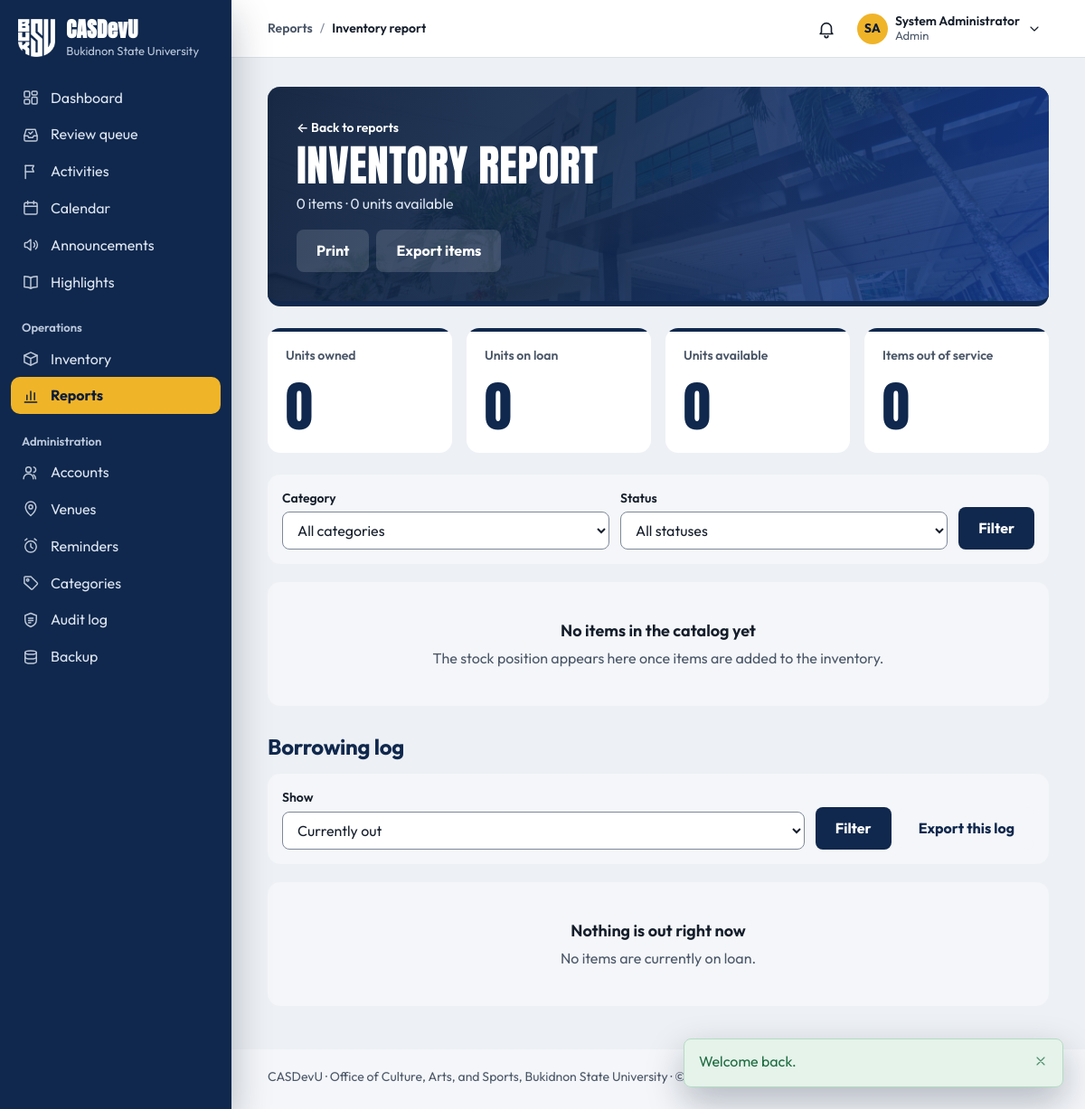
Screenshot of /reports/inventory.php (signed in) with the database file from the repository.
### tables this page shows
CREATE TABLE settings (
    setting_key     VARCHAR(80) PRIMARY KEY,
    setting_value   TEXT NULL,
    description     VARCHAR(255) NULL,
    updated_at      TIMESTAMP NOT NULL DEFAULT CURRENT_TIMESTAMP
                        ON UPDATE CURRENT_TIMESTAMP
);

CREATE TABLE users (
    user_id         INT UNSIGNED AUTO_INCREMENT PRIMARY KEY,
    role_id         TINYINT UNSIGNED NOT NULL,

     
    email           VARCHAR(150) NOT NULL UNIQUE,    
    password_hash   VARCHAR(255) NOT NULL,           
     
    student_number  VARCHAR(30)  NULL UNIQUE,        
    first_name      VARCHAR(80)  NOT NULL,
    middle_name     VARCHAR(80)  NULL,
    last_name       VARCHAR(80)  NOT NULL,
    sex             ENUM('male','female','other') NULL,
    birth_date      DATE         NULL,
    contact_number  VARCHAR(30)  NULL,
    photo_path      VARCHAR(255) NULL,
    id_front_path   VARCHAR(255) NULL,               
    id_back_path    VARCHAR(255) NULL,               

     
    course_id       INT UNSIGNED     NULL,
    year_level_id   TINYINT UNSIGNED NULL,
    section         VARCHAR(20)      NULL,
     
    connection_note VARCHAR(500)     NULL,

     
    status          ENUM('pending','active','inactive','suspended')
                        NOT NULL DEFAULT 'pending',
    last_login_at   DATETIME NULL,
    created_at      TIMESTAMP NOT NULL DEFAULT CURRENT_TIMESTAMP,
    updated_at      TIMESTAMP NOT NULL DEFAULT CURRENT_TIMESTAMP
                        ON UPDATE CURRENT_TIMESTAMP,

    CONSTRAINT fk_users_role       FOREIGN KEY (role_id)       REFERENCES roles(role_id),
    CONSTRAINT fk_users_course     FOREIGN KEY (course_id)     REFERENCES courses(course_id)
                                       ON DELETE SET NULL,
    CONSTRAINT fk_users_year_level FOREIGN KEY (year_level_id) REFERENCES year_levels(year_level_id)
                                       ON DELETE SET NULL,

    INDEX idx_users_role   (role_id),
    INDEX idx_users_status (status),
    INDEX idx_users_name   (last_name, first_name)
);

### public/reports/inventory.php (the view, shortened to what the rows shown need)
<?php
require_once __DIR__ . '/../../includes/bootstrap.php';
require_role(['staff', 'admin']);
$pageTitle = 'Inventory report';
require __DIR__ . '/../../includes/layout/header.php';
?>
<div class="page-head">
    <div>
        <h1>Inventory report</h1>
    </div>
</div>
<h2 class="section-title">Borrowing log</h2>
<?php require __DIR__ . '/../../includes/layout/footer.php'; ?>

### includes/layout/header.php (shortened to what the rows shown need)
<?php
$user         = current_user();
$role         = current_role();
$unreadCount  = $user ? unread_essential_count((int) $user['user_id']) : 0;
$attentionItems = $user ? attention_items() : [];
$reviewCount  = $user && can_review() ? review_counts()['total'] : 0;
$currentFile  = basename($_SERVER['SCRIPT_NAME']);
$currentDir   = basename(dirname($_SERVER['SCRIPT_NAME']));
$isStudent    = $role === 'student';
$navSection = match (true) {
    in_array($currentDir, ['public', ''], true) && $currentFile === 'index.php'   => 'dashboard',
    in_array($currentDir, ['public', ''], true) && $currentFile === 'review.php'  => 'review',
    $currentFile === 'notifications.php'                        => 'notifications',
    $currentFile === 'profile.php'                              => 'profile',
    $currentFile === 'settings.php'                             => 'settings',
    $currentFile === 'calendar.php'                             => 'calendar',
    $currentDir === 'invitations' && $role === 'guest'           => 'calendar',
    $currentDir === 'activities'                                => 'activities',
    $currentDir === 'announcements'                             => 'announcements',
    $currentDir === 'highlights'                                => 'highlights',
    $currentDir === 'inventory' && $isStudent && in_array($currentFile, ['reservations.php', 'borrow.php'], true) => 'borrow-requests',
    $currentDir === 'inventory'                                 => 'inventory',
    $currentDir === 'reports'                                   => 'reports',
    $currentDir === 'admin'                                     => pathinfo($currentFile, PATHINFO_FILENAME),
    $currentDir === 'requirements' && $isStudent                => 'activities',
    $currentDir === 'participation' && $isStudent               => 'my-activities',
    $currentDir === 'participation' || $currentDir === 'requirements' => 'activities',
    default                                                     => '',
};
$sections = [
    'dashboard'       => ['Dashboard', 'index.php'],
    'review'          => ['Review queue', 'review.php'],
    'notifications'   => ['Notifications', 'notifications.php'],
    'profile'         => ['My profile', 'profile.php'],
    'settings'        => ['Settings', 'settings.php'],
    'calendar'        => ['Calendar', 'activities/calendar.php'],
    'activities'      => ['Activities', 'activities/index.php'],
    'announcements'   => ['Announcements', 'announcements/index.php'],
    'highlights'      => ['Highlights', 'highlights/index.php'],
    'inventory'       => [$isStudent ? 'Costumes & equipment' : 'Inventory', 'inventory/index.php'],
    'reports'         => ['Reports', 'reports/index.php'],
    'my-activities'   => ['My activities', 'participation/my-activities.php'],
    'borrow-requests' => ['My borrow requests', 'inventory/reservations.php'],
    'users'           => ['Accounts', 'admin/users.php'],
    'venues'          => ['Venues', 'admin/venues.php'],
    'reminders'       => ['Reminders', 'admin/reminders.php'],
    'categories'      => ['Categories', 'admin/categories.php'],
    'audit'           => ['Audit log', 'admin/audit.php'],
    'backup'          => ['Backup', 'admin/backup.php'],
];
function nav_link(string $section, string $href, string $label, string $navSection, int $count = 0, string $countLabel = 'waiting'): string
{
    $current = $section === $navSection ? ' aria-current="page"' : '';
    $badge   = $count > 0
        ? '<span class="nav-count" aria-label="' . $count . ' ' . e($countLabel) . '">' . ($count > 99 ? '99+' : $count) . '</span>'
        : '';
    return '<a class="nav-link" href="' . e(url($href)) . '"' . $current . '>'
         . icon($section === 'inventory' && current_role() === 'student' ? 'equipment' : $section, 'nav-icon')
         . '<span class="nav-label">' . e($label) . '</span>' . $badge . '</a>';
}
$initials = $user
    ? strtoupper(mb_substr((string) $user['first_name'], 0, 1) . mb_substr((string) $user['last_name'], 0, 1))
    : '';
?>
<!DOCTYPE html>
<html lang="en">
<head>
    <link rel="stylesheet" href="<?= asset('css/style.css') ?>">
</head>
<body>
<div class="app<?= $user ? '' : ' app-public' ?>">
<?php if ($user): ?>
    <aside class="sidebar" id="sidebar" aria-label="Main navigation">
        <div class="sidebar-brand">
            <a class="brand" href="<?= url('index.php') ?>">
                <img class="brand-logo" src="<?= asset('img/buksu-logo-white.png') ?>" alt="" width="126" height="128">
                <span class="brand-text">
                    <span class="brand-mark"><?= e(APP_NAME) ?></span>
                    <span class="brand-sub"><?= e(university_name()) ?></span>
                </span>
            </a>
        </div>
        <nav class="sidebar-nav" aria-label="Sections">
            <div class="nav-group">
                <?= nav_link('dashboard', 'index.php', 'Dashboard', $navSection) ?>
                <?php if ($isStudent): ?>
                    <?= nav_link('my-activities', 'participation/my-activities.php', 'My activities', $navSection) ?>
                <?php elseif (can_review()): ?>
                    <?= nav_link('review', 'review.php', 'Review queue', $navSection, $reviewCount, 'waiting for review') ?>
                <?php endif; ?>
                <?= nav_link('activities', 'activities/index.php', 'Activities', $navSection) ?>
                <?= nav_link('calendar', 'activities/calendar.php', 'Calendar', $navSection) ?>
                <?= nav_link('announcements', 'announcements/index.php', 'Announcements', $navSection) ?>
                <?= nav_link('highlights', 'highlights/index.php', 'Highlights', $navSection) ?>
            </div>
            <?php if (has_role('staff', 'admin', 'coordinator')): ?>
                <div class="nav-group">
                    <p class="nav-group-title">Operations</p>
                    <?= nav_link('inventory', 'inventory/index.php', 'Inventory', $navSection) ?>
                    <?= nav_link('reports', 'reports/index.php', 'Reports', $navSection) ?>
                </div>
            <?php endif; ?>
            <?php if (has_role('staff', 'admin')): ?>
                <div class="nav-group">
                    <p class="nav-group-title">Administration</p>
                    <?= nav_link('users', 'admin/users.php', 'Accounts', $navSection) ?>
                    <?= nav_link('venues', 'admin/venues.php', 'Venues', $navSection) ?>
                    <?= nav_link('reminders', 'admin/reminders.php', 'Reminders', $navSection) ?>
                    <?php if (has_role('admin')): ?>
                        <?= nav_link('categories', 'admin/categories.php', 'Categories', $navSection) ?>
                        <?= nav_link('audit', 'admin/audit.php', 'Audit log', $navSection) ?>
                        <?= nav_link('backup', 'admin/backup.php', 'Backup', $navSection) ?>
                    <?php endif; ?>
                </div>
            <?php endif; ?>
        </nav>
    </aside>
<?php endif; ?>
<div class="main">
<?php if ($user): ?>
    <?php
    [$sectionLabel, $sectionHref] = $sections[$navSection] ?? ['', ''];
    $pageLabel  = (string) ($pageTitle ?? '');
    $isSectionHome = $sectionHref !== '' && str_ends_with($_SERVER['SCRIPT_NAME'], '/' . $sectionHref);
    ?>
    <header class="topbar">
        <nav class="breadcrumb" aria-label="Breadcrumb">
            <ol>
                <?php if ($sectionLabel !== '' && !$isSectionHome): ?>
                    <li><a href="<?= url($sectionHref) ?>"><?= e($sectionLabel) ?></a></li>
                    <li aria-current="page"><?= e($pageLabel) ?></li>
                <?php else: ?>
                    <li aria-current="page"><?= e($sectionLabel !== '' ? $sectionLabel : $pageLabel) ?></li>
                <?php endif; ?>
            </ol>
        </nav>
        <div class="topbar-actions">
            <?php require __DIR__ . '/notifications-menu.php'; ?>
            <details class="account-menu" data-menu>
                <summary class="account-trigger" aria-label="Account menu for <?= e(full_name($user)) ?>">
                    <?php if ($userPhotoUrl = user_photo_url($user)): ?>
                        <img class="account-initials" src="<?= e($userPhotoUrl) ?>" alt="" width="34" height="34">
                    <?php else: ?>
                        <span class="account-initials" aria-hidden="true"><?= e($initials) ?></span>
                    <?php endif; ?>
                    <span class="account-text">
                        <span class="account-name"><?= e(full_name($user)) ?></span>
                        <span class="account-role"><?= e(ucfirst((string) $role)) ?></span>
                    </span>
                    <?= icon('chevron-down', 'icon account-chevron') ?>
                </summary>
            </details>
        </div>
    </header>
<?php endif; ?>
<main class="page" id="main" tabindex="-1">

### rows the page displays
settings: setting_value "Bukidnon State University"
users: initials "SA", full_name($user) "System Administrator"

### other values shown
APP_NAME "CASDevU"
$label "Dashboard Review queue Activities Calendar Announcements Highlights Inventory Reports Accounts Venues Reminders Categories Audit log Backup"
$sectionLabel "Reports"
$pageLabel "Inventory report"
$role "Admin"
$flashMessage['message'] "Welcome back."
count($items) "0"
$summary['available'] "0"
$summary['owned'] "0"
$summary['out'] "0"
$summary['out_of_service'] "0"
office_name() "Office of Culture, Arts, and Sports"
university_name() "Bukidnon State University"
